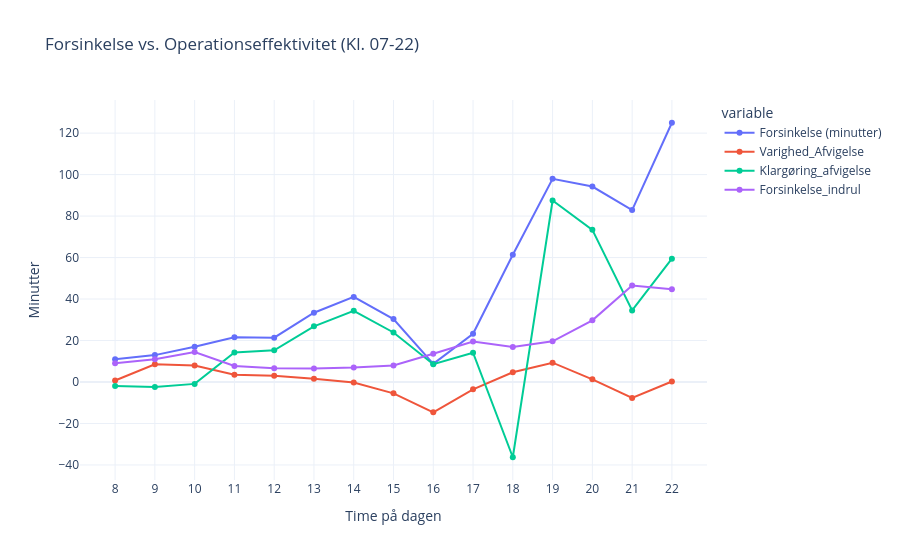

The code cell stored with this chart in its notebook:
### Code cell
# timerne fra 7 til og med 22
df_filtered = df_planlagt[(df_planlagt['Time'] >= 8) & (df_planlagt['Time'] <= 22)]

# 2. Lav den gennemsnitlige beregning baseret på det filtrerede data
pivot_data = df_filtered.groupby('Time')[['Forsinkelse (minutter)', 'Varighed_Afvigelse', 'Klargøring_afvigelse', 'Forsinkelse_indrul']].mean().reset_index()

# 3. Lav plottet
fig = px.line(pivot_data, x='Time', y=['Forsinkelse (minutter)', 'Varighed_Afvigelse', 'Klargøring_afvigelse', 'Forsinkelse_indrul'],
              title='Forsinkelse vs. Operationseffektivitet (Kl. 07-22)',
              labels={'value': 'Minutter', 'Time': 'Time på dagen'},
              markers=True,
              template="plotly_white")

# Gør x-aksen pænere, så den viser hver time
fig.update_layout(xaxis=dict(tickmode='linear', tick0=7, dtick=1))

fig.show()

### Figure 1 — Plotly figure (JSON) as saved in the notebook; plotly's stock layout.template omitted (floating-point values rounded to 4 significant figures)
{"data": [{"hovertemplate": "variable=Forsinkelse (minutter)<br>Time på dagen=%{x}<br>Minutter=%{y}<extra></extra>", "legendgroup": "Forsinkelse (minutter)", "line": {"color": "#636efa", "dash": "solid"}, "marker": {"symbol": "circle"}, "mode": "lines+markers", "name": "Forsinkelse (minutter)", "orientation": "v", "showlegend": true, "type": "scatter", "x": [8.0, 9.0, 10.0, 11.0, 12.0, 13.0, 14.0, 15.0, 16.0, 17.0, 18.0, 19.0, 20.0, 21.0, 22.0], "xaxis": "x", "y": [10.95, 12.96, 17.02, 21.61, 21.36, 33.38, 41.02, 30.36, 8.771, 23.23, 61.37, 97.99, 94.23, 82.88, 125.0], "yaxis": "y"}, {"hovertemplate": "variable=Varighed_Afvigelse<br>Time på dagen=%{x}<br>Minutter=%{y}<extra></extra>", "legendgroup": "Varighed_Afvigelse", "line": {"color": "#EF553B", "dash": "solid"}, "marker": {"symbol": "circle"}, "mode": "lines+markers", "name": "Varighed_Afvigelse", "orientation": "v", "showlegend": true, "type": "scatter", "x": [8.0, 9.0, 10.0, 11.0, 12.0, 13.0, 14.0, 15.0, 16.0, 17.0, 18.0, 19.0, 20.0, 21.0, 22.0], "xaxis": "x", "y": [0.7055, 8.54, 7.986, 3.541, 2.969, 1.56, -0.2137, -5.48, -14.61, -3.518, 4.704, 9.309, 1.277, -7.676, 0.2273], "yaxis": "y"}, {"hovertemplate": "variable=Klargøring_afvigelse<br>Time på dagen=%{x}<br>Minutter=%{y}<extra></extra>", "legendgroup": "Klargøring_afvigelse", "line": {"color": "#00cc96", "dash": "solid"}, "marker": {"symbol": "circle"}, "mode": "lines+markers", "name": "Klargøring_afvigelse", "orientation": "v", "showlegend": true, "type": "scatter", "x": [8.0, 9.0, 10.0, 11.0, 12.0, 13.0, 14.0, 15.0, 16.0, 17.0, 18.0, 19.0, 20.0, 21.0, 22.0], "xaxis": "x", "y": [-1.915, -2.356, -0.9116, 14.28, 15.28, 26.84, 34.32, 23.88, 8.554, 14.1, -36.29, 87.49, 73.36, 34.5, 59.46], "yaxis": "y"}, {"hovertemplate": "variable=Forsinkelse_indrul<br>Time på dagen=%{x}<br>Minutter=%{y}<extra></extra>", "legendgroup": "Forsinkelse_indrul", "line": {"color": "#ab63fa", "dash": "solid"}, "marker": {"symbol": "circle"}, "mode": "lines+markers", "name": "Forsinkelse_indrul", "orientation": "v", "showlegend": true, "type": "scatter", "x": [8.0, 9.0, 10.0, 11.0, 12.0, 13.0, 14.0, 15.0, 16.0, 17.0, 18.0, 19.0, 20.0, 21.0, 22.0], "xaxis": "x", "y": [9.014, 11.0, 14.4, 7.737, 6.579, 6.514, 7.0, 7.954, 13.61, 19.54, 16.82, 19.6, 29.72, 46.5, 44.71], "yaxis": "y"}], "layout": {"legend": {"title": {"text": "variable"}, "tracegroupgap": 0}, "title": {"text": "Forsinkelse vs. Operationseffektivitet (Kl. 07-22)"}, "xaxis": {"anchor": "y", "domain": [0, 1], "dtick": 1, "tick0": 7, "tickmode": "linear", "title": {"text": "Time på dagen"}}, "yaxis": {"anchor": "x", "domain": [0, 1], "title": {"text": "Minutter"}}}}
